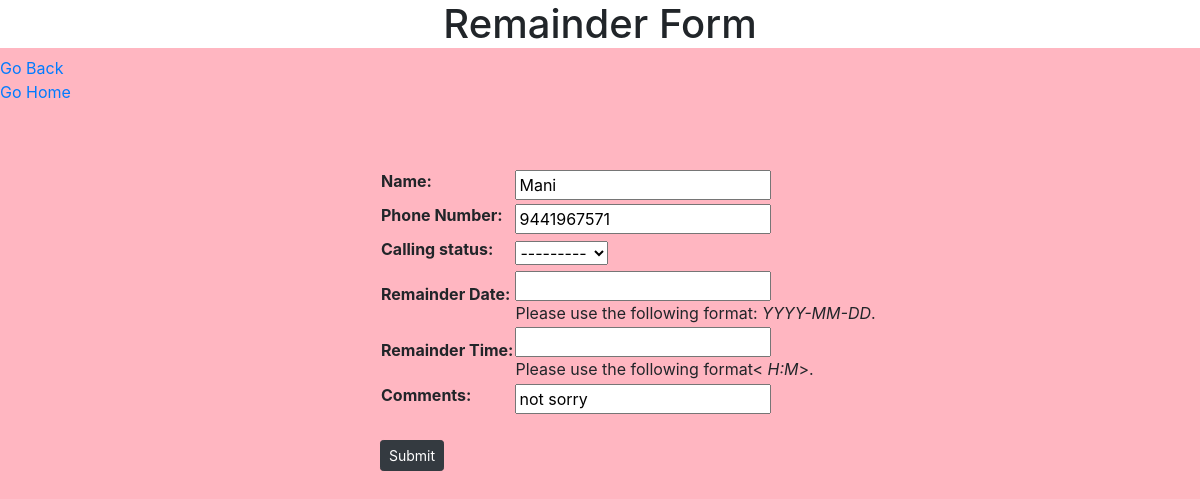
The app's page /WA/Report/remainder/27 with its own data.
### WebApp/models.py (models this page shows)
class Web_Model(models.Model):
    id=models.AutoField(primary_key=True)
    Phone_Number=models.PositiveIntegerField(unique=True,help_text=" This Field is Required(*)")
    Name=models.CharField(max_length=30,help_text=" This Field is Required(*)")
    Another_name=models.CharField(max_length=30,blank=True)
    choises=('Follow-Up','Follow-Up'),('New','New')
    Calling_status=models.CharField(max_length=20,choices=choises,blank=True)
    roles=('Follow Up','Follow-Up'),('Booked SomeWhere','Booked Somewhere'),('Not Interested','Not Interested'),('Need Something','Need Something'),('GH Booking','GH Booking')
    Current_status=models.CharField(max_length=20,choices=roles,blank=True)
    Date_Of_Function=models.DateField(blank=True,null=True,help_text='use this format:<em>YYYY-MM-DD</em>')
    options=('Wedding','Wedding'),('Prewedding','Prewedding'),('Retairement','Retairement'),('Shooting','Shooting'),('Mics','Mics')
    type_function=models.CharField(max_length=20,choices=options,blank=True)
    Guests=models.PositiveIntegerField(blank=True,null=True)
    Dec_choises=('Yes','Yes'),('No','No')
    Decoration=models.CharField(max_length=10,choices=Dec_choises,blank=True)
    Food_choises=('Yes','Yes'),('No','No')
    Food=models.CharField(max_length=10,choices=Food_choises,blank=True)
    Customer_Budget=models.CharField(max_length=10,blank=True)
    Price_Quoted=models.CharField(max_length=30,blank=True)
    Price_Finalized=models.CharField(max_length=30,blank=True)
    Discount=('Yes','Yes'),('No','No')
    Discount_given=models.CharField(max_length=10,choices=Discount,blank=True)
    Comments=models.CharField(max_length=100,blank=True)
    Added_Into_System=models.DateTimeField(auto_now=True)

### WebApp/views.py (the view, shortened to what this page needs)
# urls.py: path('Report/remainder/<int:id>',Remainder),
def Remainder(request,id):
    m=Web_Model.objects.get(id=id)
    form=Remainder_Modelform(instance=m)
    remainder={'form':form}
    return render(request,'remainder.html',remainder)

### WebApp/forms.py
class Remainder_Modelform(forms.ModelForm):
    class Meta:
        model=Remainder_Model
        fields='__all__'

### templates/remainder.html (shortened to what this page needs)
<!DOCTYPE html>
<html lang="en">
<head>
    <link rel="stylesheet" href="https://maxcdn.bootstrapcdn.com/bootstrap/4.0.0/css/bootstrap.min.css">
</head>
<body style="background-color:lightpink;">
    <h1 style="text-align: center;background-color:white;">Remainder  Form</h1>
    <a href="http://127.0.0.1:8000/WA/Report/">Go Back</a><br>
    <a href="http://127.0.0.1:8000/">Go Home</a>
    <form method="POST">
        <div style="position: absolute;left: 380px;top: 15%;"><br><br>
            <table> {{ form.as_table }}</table><br>
        <button name="submit" value="submit" class="btn btn-dark btn-sm">Submit</button></div>
    </form>
</body>
</html>

### records on screen
Web_Model: Name "Mani", Phone_Number "9441967571", Calling_status "---------", Comments "not sorry"
